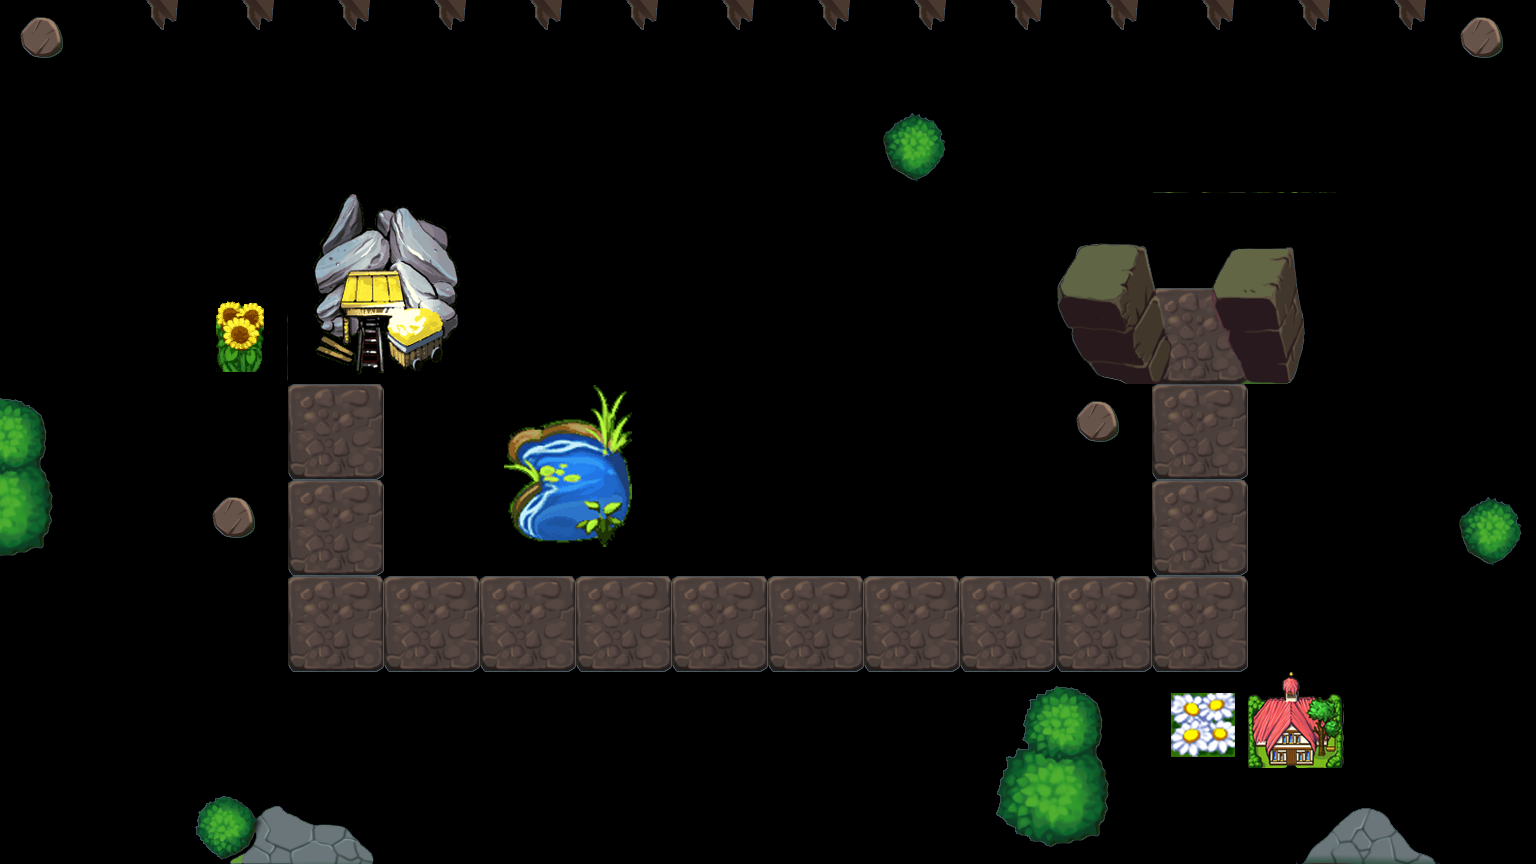

Tiled map render using the project's own tile images. Description and the map definition, with tile-layer contents summarised, below:
An orthogonal 16x9 tile map with 96x96 px tiles, 1 tile layer (bg) and 4 objects (0, 1, 2, 3).

<map version="1.0" orientation="orthogonal" renderorder="right-down" width="16" height="9" tilewidth="96" tileheight="96" nextobjectid="9">
 <tileset firstgid="1" name="tiles" tilewidth="96" tileheight="96">
  <image source="tiles.png" trans="ff00ff" width="768" height="576" />
  <tile id="38">
   <properties>
    <property name="canTouch" value="1" />
   </properties>
  </tile>
 </tileset>
 <layer name="bg" width="16" height="9">
  <data>[144 cells, 144 non-empty, 30 distinct tile ids]</data>
 </layer>
 <objectgroup name="obj">
  <object id="1" name="0" x="1196" y="319" />
  <object id="2" name="1" x="1207" y="622" />
  <object id="3" name="2" x="329" y="643" />
  <object id="4" name="3" x="326" y="333" />
 </objectgroup>
</map>
